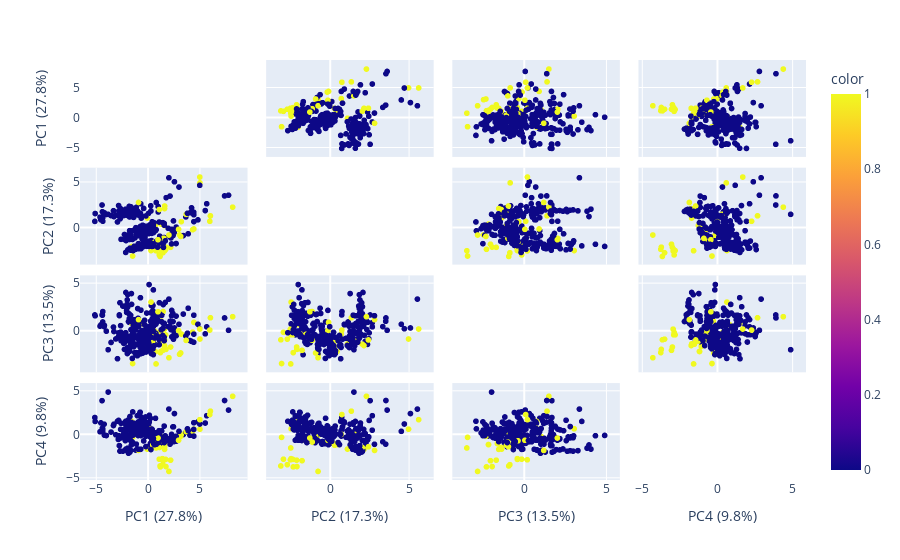

Notebook code cell kept with this figure:
### Code cell
[X_train, _, y_train] = load_data()

n_components = 4
pca = PCA(n_components)
pipeline = Pipeline([('scaler', StandardScaler()), ('pca', pca)])
components = pipeline.fit_transform(X_train)
labels = {
    str(i): f"PC{i+1} ({var:.1f}%)"
    for i, var in enumerate(pca.explained_variance_ratio_ * 100)
}

fig = px.scatter_matrix(
    components,
    labels=labels,
    dimensions=range(n_components),
    color=y_train
)
fig.update_traces(diagonal_visible=False)
fig.show()

### Figure 1 — Plotly figure (JSON) as saved in the notebook; plotly's stock layout.template omitted (floating-point values rounded to 4 significant figures; data arrays with more than 128 entries replaced by an {"elided": "..."} marker saying what was removed)
{"data": [{"diagonal": {"visible": false}, "dimensions": [{"axis": {"matches": true}, "label": "PC1 (27.8%)", "values": {"elided": "316 float values"}}, {"axis": {"matches": true}, "label": "PC2 (17.3%)", "values": {"elided": "316 float values"}}, {"axis": {"matches": true}, "label": "PC3 (13.5%)", "values": {"elided": "316 float values"}}, {"axis": {"matches": true}, "label": "PC4 (9.8%)", "values": {"elided": "316 float values"}}], "hovertemplate": "%{xaxis.title.text}=%{x}<br>%{yaxis.title.text}=%{y}<br>color=%{marker.color}<extra></extra>", "legendgroup": "", "marker": {"color": {"elided": "316 int values"}, "coloraxis": "coloraxis", "symbol": "circle"}, "name": "", "showlegend": false, "type": "splom"}], "layout": {"coloraxis": {"colorbar": {"title": {"text": "color"}}, "colorscale": [[0, "#0d0887"], [0.1111, "#46039f"], [0.2222, "#7201a8"], [0.3333, "#9c179e"], [0.4444, "#bd3786"], [0.5556, "#d8576b"], [0.6667, "#ed7953"], [0.7778, "#fb9f3a"], [0.8889, "#fdca26"], [1, "#f0f921"]]}, "dragmode": "select", "legend": {"tracegroupgap": 0}, "margin": {"t": 60}}}
